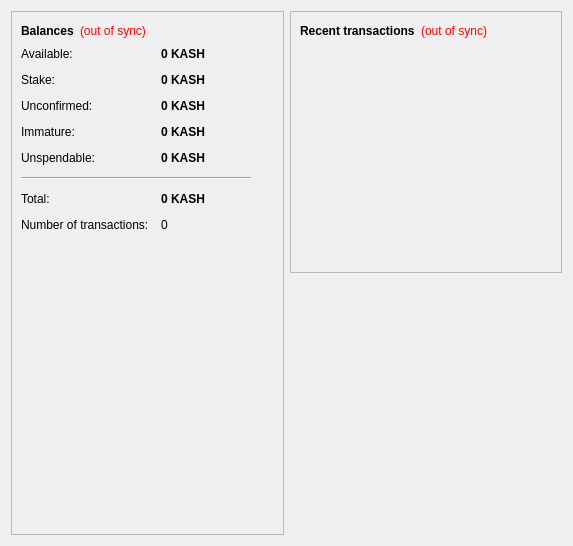
<?xml version="1.0" encoding="UTF-8"?>
<ui version="4.0">
 <class>OverviewPage</class>
 <widget class="QWidget" name="OverviewPage">
  <property name="geometry">
   <rect>
    <x>0</x>
    <y>0</y>
    <width>573</width>
    <height>546</height>
   </rect>
  </property>
  <property name="windowTitle">
   <string>Form</string>
  </property>
  <layout class="QHBoxLayout" name="horizontalLayout" stretch="1,1">
   <item>
    <layout class="QVBoxLayout" name="verticalLayout_2">
     <item>
      <widget class="QFrame" name="frame">
       <property name="frameShape">
        <enum>QFrame::StyledPanel</enum>
       </property>
       <property name="frameShadow">
        <enum>QFrame::Raised</enum>
       </property>
       <layout class="QVBoxLayout" name="verticalLayout_4">
        <item>
         <layout class="QHBoxLayout" name="horizontalLayout_4">
          <item>
           <widget class="QLabel" name="label_5">
            <property name="font">
             <font>
              <weight>75</weight>
              <bold>true</bold>
             </font>
            </property>
            <property name="text">
             <string>Balances</string>
            </property>
           </widget>
          </item>
          <item>
           <widget class="QLabel" name="labelWalletStatus">
            <property name="toolTip">
             <string>The displayed information may be out of date. Your wallet automatically synchronizes with the Kashcoin network after a connection is established, but this process has not completed yet.</string>
            </property>
            <property name="styleSheet">
             <string notr="true">QLabel { color: red; }</string>
            </property>
            <property name="text">
             <string notr="true">(out of sync)</string>
            </property>
            <property name="alignment">
             <set>Qt::AlignLeading|Qt::AlignLeft|Qt::AlignVCenter</set>
            </property>
           </widget>
          </item>
          <item>
           <spacer name="horizontalSpacer_2">
            <property name="orientation">
             <enum>Qt::Horizontal</enum>
            </property>
            <property name="sizeHint" stdset="0">
             <size>
              <width>40</width>
              <height>20</height>
             </size>
            </property>
           </spacer>
          </item>
         </layout>
        </item>
        <item>
         <layout class="QFormLayout" name="formLayout_2">
          <property name="fieldGrowthPolicy">
           <enum>QFormLayout::AllNonFixedFieldsGrow</enum>
          </property>
          <property name="horizontalSpacing">
           <number>12</number>
          </property>
          <property name="verticalSpacing">
           <number>12</number>
          </property>
          <item row="0" column="0">
           <widget class="QLabel" name="labelAvailableText">
            <property name="toolTip">
             <string>Your current available balance</string>
            </property>
            <property name="text">
             <string>Available:</string>
            </property>
           </widget>
          </item>
          <item row="0" column="1">
           <widget class="QLabel" name="labelAvailable">
            <property name="font">
             <font>
              <weight>75</weight>
              <bold>true</bold>
             </font>
            </property>
            <property name="cursor">
             <cursorShape>IBeamCursor</cursorShape>
            </property>
            <property name="toolTip">
             <string>Your current available balance</string>
            </property>
            <property name="text">
             <string notr="true">0 KASH</string>
            </property>
            <property name="alignment">
             <set>Qt::AlignLeading|Qt::AlignLeft|Qt::AlignVCenter</set>
            </property>
            <property name="textInteractionFlags">
             <set>Qt::LinksAccessibleByMouse|Qt::TextSelectableByKeyboard|Qt::TextSelectableByMouse</set>
            </property>
           </widget>
          </item>
          <item row="1" column="0">
           <widget class="QLabel" name="label_6">
            <property name="toolTip">
             <string>Total of coins that was staked, and do not yet count toward the current balance</string>
            </property>
            <property name="text">
             <string>Stake:</string>
            </property>
           </widget>
          </item>
          <item row="1" column="1">
           <widget class="QLabel" name="labelStake">
            <property name="font">
             <font>
              <weight>75</weight>
              <bold>true</bold>
             </font>
            </property>
            <property name="cursor">
             <cursorShape>IBeamCursor</cursorShape>
            </property>
            <property name="toolTip">
             <string>Total of coins that was staked, and do not yet count toward the current balance</string>
            </property>
            <property name="text">
             <string notr="true">0 KASH</string>
            </property>
            <property name="alignment">
             <set>Qt::AlignLeading|Qt::AlignLeft|Qt::AlignVCenter</set>
            </property>
            <property name="textInteractionFlags">
             <set>Qt::LinksAccessibleByMouse|Qt::TextSelectableByKeyboard|Qt::TextSelectableByMouse</set>
            </property>
           </widget>
          </item>
          <item row="2" column="0">
           <widget class="QLabel" name="label_3">
            <property name="toolTip">
             <string>Total of transactions that have yet to be confirmed, and do not yet count toward the current balance</string>
            </property>
            <property name="text">
             <string>Unconfirmed:</string>
            </property>
           </widget>
          </item>
          <item row="2" column="1">
           <widget class="QLabel" name="labelUnconfirmed">
            <property name="font">
             <font>
              <weight>75</weight>
              <bold>true</bold>
             </font>
            </property>
            <property name="cursor">
             <cursorShape>IBeamCursor</cursorShape>
            </property>
            <property name="toolTip">
             <string>Total of transactions that have yet to be confirmed, and do not yet count toward the current balance</string>
            </property>
            <property name="text">
             <string notr="true">0 KASH</string>
            </property>
            <property name="alignment">
             <set>Qt::AlignLeading|Qt::AlignLeft|Qt::AlignVCenter</set>
            </property>
            <property name="textInteractionFlags">
             <set>Qt::LinksAccessibleByMouse|Qt::TextSelectableByKeyboard|Qt::TextSelectableByMouse</set>
            </property>
           </widget>
          </item>
          <item row="3" column="0">
           <widget class="QLabel" name="labelImmatureText">
            <property name="toolTip">
             <string>Mined balance that has not yet matured</string>
            </property>
            <property name="text">
             <string>Immature:</string>
            </property>
           </widget>
          </item>
          <item row="3" column="1">
           <widget class="QLabel" name="labelImmature">
            <property name="font">
             <font>
              <weight>75</weight>
              <bold>true</bold>
             </font>
            </property>
            <property name="toolTip">
             <string>Mined balance that has not yet matured</string>
            </property>
            <property name="text">
             <string notr="true">0 KASH</string>
            </property>
            <property name="alignment">
             <set>Qt::AlignLeading|Qt::AlignLeft|Qt::AlignVCenter</set>
            </property>
            <property name="textInteractionFlags">
             <set>Qt::LinksAccessibleByMouse|Qt::TextSelectableByKeyboard|Qt::TextSelectableByMouse</set>
            </property>
           </widget>
          </item>
          <item row="4" column="0">
           <widget class="QLabel" name="labelBalanceWatchOnlyText">
            <property name="toolTip">
             <string>Your unspendable balance</string>
            </property>
            <property name="text">
             <string>Unspendable:</string>
            </property>
           </widget>
          </item>
          <item row="4" column="1">
           <widget class="QLabel" name="labelBalanceWatchOnly">
            <property name="font">
             <font>
              <weight>75</weight>
              <bold>true</bold>
             </font>
            </property>
            <property name="cursor">
             <cursorShape>IBeamCursor</cursorShape>
            </property>
            <property name="toolTip">
             <string>Your unspendable balance</string>
            </property>
            <property name="text">
             <string notr="true">0 KASH</string>
            </property>
            <property name="alignment">
             <set>Qt::AlignLeading|Qt::AlignLeft|Qt::AlignVCenter</set>
            </property>
            <property name="textInteractionFlags">
             <set>Qt::LinksAccessibleByMouse|Qt::TextSelectableByKeyboard|Qt::TextSelectableByMouse</set>
            </property>
           </widget>
          </item>
          <item row="5" column="0" colspan="2">
           <widget class="Line" name="line">
            <property name="maximumSize">
             <size>
              <width>230</width>
              <height>16777215</height>
             </size>
            </property>
            <property name="orientation">
             <enum>Qt::Horizontal</enum>
            </property>
           </widget>
          </item>
          <item row="6" column="0">
           <widget class="QLabel" name="labelTotalText">
            <property name="toolTip">
             <string>Your current total balance</string>
            </property>
            <property name="text">
             <string>Total:</string>
            </property>
           </widget>
          </item>
          <item row="6" column="1">
           <widget class="QLabel" name="labelTotal">
            <property name="font">
             <font>
              <weight>75</weight>
              <bold>true</bold>
             </font>
            </property>
            <property name="toolTip">
             <string>Your current total balance</string>
            </property>
            <property name="text">
             <string notr="true">0 KASH</string>
            </property>
            <property name="alignment">
             <set>Qt::AlignLeading|Qt::AlignLeft|Qt::AlignVCenter</set>
            </property>
            <property name="textInteractionFlags">
             <set>Qt::LinksAccessibleByMouse|Qt::TextSelectableByKeyboard|Qt::TextSelectableByMouse</set>
            </property>
           </widget>
          </item>
          <item row="7" column="0">
           <widget class="QLabel" name="label_2">
            <property name="toolTip">
             <string>Total number of transactions in wallet</string>
            </property>
            <property name="text">
             <string>Number of transactions:</string>
            </property>
           </widget>
          </item>
          <item row="7" column="1">
           <widget class="QLabel" name="labelNumTransactions">
            <property name="toolTip">
             <string>Total number of transactions in wallet</string>
            </property>
            <property name="text">
             <string notr="true">0</string>
            </property>
           </widget>
          </item>
         </layout>
        </item>
        <item>
         <spacer name="verticalSpacer">
          <property name="orientation">
           <enum>Qt::Vertical</enum>
          </property>
          <property name="sizeHint" stdset="0">
           <size>
            <width>20</width>
            <height>40</height>
           </size>
          </property>
         </spacer>
        </item>
        <item>
         <widget class="QLabel" name="label">
          <property name="text">
           <string/>
          </property>
          <property name="pixmap">
           <pixmap resource="../bitcoin.qrc">:/icons/bitcoin</pixmap>
          </property>
          <property name="alignment">
           <set>Qt::AlignCenter</set>
          </property>
         </widget>
        </item>
       </layout>
      </widget>
     </item>
    </layout>
   </item>
   <item>
    <layout class="QVBoxLayout" name="verticalLayout_3">
     <item>
      <widget class="QFrame" name="frame_2">
       <property name="frameShape">
        <enum>QFrame::StyledPanel</enum>
       </property>
       <property name="frameShadow">
        <enum>QFrame::Raised</enum>
       </property>
       <layout class="QVBoxLayout" name="verticalLayout">
        <item>
         <layout class="QHBoxLayout" name="horizontalLayout_2">
          <item>
           <widget class="QLabel" name="label_4">
            <property name="text">
             <string>&lt;b&gt;Recent transactions&lt;/b&gt;</string>
            </property>
           </widget>
          </item>
          <item>
           <widget class="QLabel" name="labelTransactionsStatus">
            <property name="toolTip">
             <string>The displayed information may be out of date. Your wallet automatically synchronizes with the Kashcoin network after a connection is established, but this process has not completed yet.</string>
            </property>
            <property name="styleSheet">
             <string notr="true">QLabel { color: red; }</string>
            </property>
            <property name="text">
             <string notr="true">(out of sync)</string>
            </property>
            <property name="alignment">
             <set>Qt::AlignRight|Qt::AlignTrailing|Qt::AlignVCenter</set>
            </property>
           </widget>
          </item>
          <item>
           <spacer name="horizontalSpacer">
            <property name="orientation">
             <enum>Qt::Horizontal</enum>
            </property>
            <property name="sizeHint" stdset="0">
             <size>
              <width>40</width>
              <height>20</height>
             </size>
            </property>
           </spacer>
          </item>
         </layout>
        </item>
        <item>
         <widget class="QListView" name="listTransactions">
          <property name="styleSheet">
           <string notr="true">QListView { background: transparent; }</string>
          </property>
          <property name="frameShape">
           <enum>QFrame::NoFrame</enum>
          </property>
          <property name="verticalScrollBarPolicy">
           <enum>Qt::ScrollBarAlwaysOff</enum>
          </property>
          <property name="horizontalScrollBarPolicy">
           <enum>Qt::ScrollBarAlwaysOff</enum>
          </property>
          <property name="selectionMode">
           <enum>QAbstractItemView::NoSelection</enum>
          </property>
         </widget>
        </item>
       </layout>
      </widget>
     </item>
     <item>
      <spacer name="verticalSpacer_2">
       <property name="orientation">
        <enum>Qt::Vertical</enum>
       </property>
       <property name="sizeHint" stdset="0">
        <size>
         <width>20</width>
         <height>40</height>
        </size>
       </property>
      </spacer>
     </item>
    </layout>
   </item>
  </layout>
 </widget>
 <resources>
  <include location="../bitcoin.qrc"/>
 </resources>
 <connections/>
</ui>
